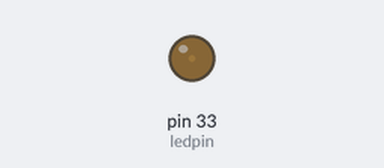
Bench run of a program on a simulated Raspberry Pi (header pin numbers). Shown: output pins drawn as LEDs (lit = HIGH).

Above: at 0.05 s.
At 0.65 s:
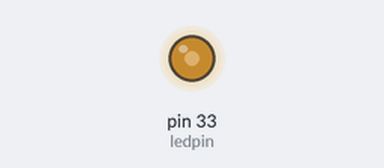
At 1.25 s:
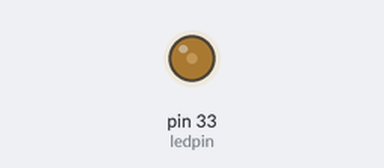
Timing chart, 0 to 4.6 s (numbered marks = the images above):
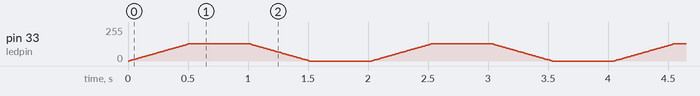

The program:

pwm2.py
```python
'''
Control the Brightness of LED using PWM on Raspberry Pi
http://www.electronicwings.com
'''

import RPi.GPIO as GPIO
from time import sleep

ledpin = 33				# PWM pin connected to LED
GPIO.setwarnings(False)			#disable warnings
GPIO.setmode(GPIO.BOARD)		#set pin numbering system
GPIO.setup(ledpin,GPIO.OUT)
pi_pwm = GPIO.PWM(ledpin,1000)		#create PWM instance with frequency
pi_pwm.start(0)				#start PWM of required Duty Cycle
#exit()
MAX = 50
while True:
    for duty in range(0,MAX+1,1):
        pi_pwm.ChangeDutyCycle(duty) #provide duty cycle in the range 0-100
        sleep(0.01)
    sleep(0.5)

    for duty in range(MAX,-1,-1):
        pi_pwm.ChangeDutyCycle(duty)
        sleep(0.01)
    sleep(0.5)
```
